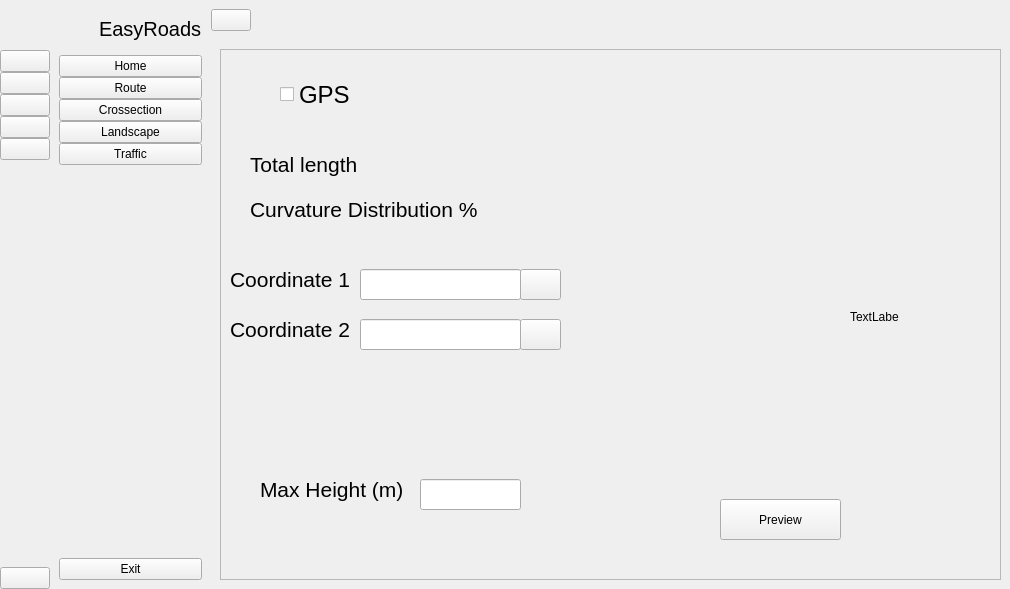
<?xml version="1.0" encoding="UTF-8"?>
<ui version="4.0">
 <class>MainWindow</class>
 <widget class="QMainWindow" name="MainWindow">
  <property name="geometry">
   <rect>
    <x>0</x>
    <y>0</y>
    <width>1010</width>
    <height>589</height>
   </rect>
  </property>
  <property name="windowTitle">
   <string>EasyRoads</string>
  </property>
  <property name="windowIcon">
   <iconset>
    <normaloff>../../../../Qt/icons/road-route-map-icon.png</normaloff>../../../../Qt/icons/road-route-map-icon.png</iconset>
  </property>
  <widget class="QWidget" name="centralwidget">
   <layout class="QHBoxLayout" name="horizontalLayout_6">
    <property name="spacing">
     <number>0</number>
    </property>
    <property name="leftMargin">
     <number>0</number>
    </property>
    <property name="topMargin">
     <number>0</number>
    </property>
    <property name="rightMargin">
     <number>0</number>
    </property>
    <property name="bottomMargin">
     <number>0</number>
    </property>
    <item>
     <widget class="QWidget" name="icon_only_widget" native="true">
      <layout class="QVBoxLayout" name="verticalLayout_3">
       <property name="spacing">
        <number>0</number>
       </property>
       <property name="leftMargin">
        <number>0</number>
       </property>
       <property name="topMargin">
        <number>0</number>
       </property>
       <property name="rightMargin">
        <number>0</number>
       </property>
       <property name="bottomMargin">
        <number>0</number>
       </property>
       <item>
        <layout class="QHBoxLayout" name="horizontalLayout_3">
         <item>
          <widget class="QLabel" name="logo_label_1">
           <property name="minimumSize">
            <size>
             <width>50</width>
             <height>50</height>
            </size>
           </property>
           <property name="maximumSize">
            <size>
             <width>50</width>
             <height>50</height>
            </size>
           </property>
           <property name="text">
            <string/>
           </property>
           <property name="pixmap">
            <pixmap>icons/road-route-map-icon.png</pixmap>
           </property>
           <property name="scaledContents">
            <bool>true</bool>
           </property>
          </widget>
         </item>
        </layout>
       </item>
       <item>
        <layout class="QVBoxLayout" name="verticalLayout">
         <property name="spacing">
          <number>0</number>
         </property>
         <item>
          <widget class="QPushButton" name="home_btn_1">
           <property name="layoutDirection">
            <enum>Qt::LeftToRight</enum>
           </property>
           <property name="text">
            <string/>
           </property>
           <property name="icon">
            <iconset>
             <normaloff>icons/home.png</normaloff>icons/home.png</iconset>
           </property>
           <property name="iconSize">
            <size>
             <width>20</width>
             <height>20</height>
            </size>
           </property>
           <property name="checkable">
            <bool>true</bool>
           </property>
           <property name="autoExclusive">
            <bool>true</bool>
           </property>
          </widget>
         </item>
         <item>
          <widget class="QPushButton" name="route_btn_1">
           <property name="text">
            <string/>
           </property>
           <property name="icon">
            <iconset>
             <normaloff>icons/map.png</normaloff>icons/map.png</iconset>
           </property>
           <property name="iconSize">
            <size>
             <width>20</width>
             <height>20</height>
            </size>
           </property>
           <property name="checkable">
            <bool>true</bool>
           </property>
           <property name="autoExclusive">
            <bool>true</bool>
           </property>
          </widget>
         </item>
         <item>
          <widget class="QPushButton" name="crossection_btn_1">
           <property name="text">
            <string/>
           </property>
           <property name="icon">
            <iconset>
             <normaloff>icons/road.png</normaloff>icons/road.png</iconset>
           </property>
           <property name="iconSize">
            <size>
             <width>20</width>
             <height>20</height>
            </size>
           </property>
           <property name="checkable">
            <bool>true</bool>
           </property>
           <property name="autoExclusive">
            <bool>true</bool>
           </property>
          </widget>
         </item>
         <item>
          <widget class="QPushButton" name="landscape_btn_1">
           <property name="text">
            <string/>
           </property>
           <property name="icon">
            <iconset>
             <normaloff>icons/tree.png</normaloff>icons/tree.png</iconset>
           </property>
           <property name="iconSize">
            <size>
             <width>20</width>
             <height>20</height>
            </size>
           </property>
           <property name="checkable">
            <bool>true</bool>
           </property>
           <property name="autoExclusive">
            <bool>true</bool>
           </property>
          </widget>
         </item>
         <item>
          <widget class="QPushButton" name="traffic_btn_1">
           <property name="layoutDirection">
            <enum>Qt::LeftToRight</enum>
           </property>
           <property name="text">
            <string/>
           </property>
           <property name="icon">
            <iconset>
             <normaloff>icons/car.png</normaloff>icons/car.png</iconset>
           </property>
           <property name="iconSize">
            <size>
             <width>20</width>
             <height>20</height>
            </size>
           </property>
           <property name="checkable">
            <bool>true</bool>
           </property>
           <property name="autoExclusive">
            <bool>true</bool>
           </property>
          </widget>
         </item>
        </layout>
       </item>
       <item>
        <spacer name="verticalSpacer">
         <property name="orientation">
          <enum>Qt::Vertical</enum>
         </property>
         <property name="sizeHint" stdset="0">
          <size>
           <width>20</width>
           <height>375</height>
          </size>
         </property>
        </spacer>
       </item>
       <item>
        <widget class="QPushButton" name="exit_btn_1">
         <property name="text">
          <string/>
         </property>
         <property name="icon">
          <iconset>
           <normaloff>icons/cross.png</normaloff>icons/cross.png</iconset>
         </property>
         <property name="iconSize">
          <size>
           <width>20</width>
           <height>20</height>
          </size>
         </property>
        </widget>
       </item>
      </layout>
     </widget>
    </item>
    <item>
     <widget class="QWidget" name="full_menu_widget" native="true">
      <property name="styleSheet">
       <string notr="true">color = blue;</string>
      </property>
      <layout class="QVBoxLayout" name="verticalLayout_4">
       <item>
        <layout class="QHBoxLayout" name="horizontalLayout_2">
         <property name="spacing">
          <number>0</number>
         </property>
         <item>
          <widget class="QLabel" name="logo_label_2">
           <property name="minimumSize">
            <size>
             <width>40</width>
             <height>40</height>
            </size>
           </property>
           <property name="maximumSize">
            <size>
             <width>40</width>
             <height>40</height>
            </size>
           </property>
           <property name="text">
            <string/>
           </property>
           <property name="pixmap">
            <pixmap>icons/road-route-map-icon.png</pixmap>
           </property>
           <property name="scaledContents">
            <bool>true</bool>
           </property>
          </widget>
         </item>
         <item>
          <widget class="QLabel" name="logo_label_3">
           <property name="font">
            <font>
             <pointsize>15</pointsize>
            </font>
           </property>
           <property name="text">
            <string>EasyRoads</string>
           </property>
          </widget>
         </item>
        </layout>
       </item>
       <item>
        <layout class="QVBoxLayout" name="verticalLayout_2">
         <property name="spacing">
          <number>0</number>
         </property>
         <item>
          <widget class="QPushButton" name="home_btn_2">
           <property name="text">
            <string>Home</string>
           </property>
           <property name="icon">
            <iconset>
             <normaloff>icons/home.png</normaloff>icons/home.png</iconset>
           </property>
           <property name="iconSize">
            <size>
             <width>14</width>
             <height>14</height>
            </size>
           </property>
           <property name="checkable">
            <bool>true</bool>
           </property>
           <property name="autoExclusive">
            <bool>true</bool>
           </property>
          </widget>
         </item>
         <item>
          <widget class="QPushButton" name="route_btn_2">
           <property name="text">
            <string>Route</string>
           </property>
           <property name="icon">
            <iconset>
             <normaloff>icons/map.png</normaloff>icons/map.png</iconset>
           </property>
           <property name="iconSize">
            <size>
             <width>14</width>
             <height>14</height>
            </size>
           </property>
           <property name="checkable">
            <bool>true</bool>
           </property>
           <property name="autoExclusive">
            <bool>true</bool>
           </property>
          </widget>
         </item>
         <item>
          <widget class="QPushButton" name="crossection_btn_2">
           <property name="text">
            <string>Crossection</string>
           </property>
           <property name="icon">
            <iconset>
             <normaloff>icons/road.png</normaloff>icons/road.png</iconset>
           </property>
           <property name="iconSize">
            <size>
             <width>14</width>
             <height>14</height>
            </size>
           </property>
           <property name="checkable">
            <bool>true</bool>
           </property>
           <property name="autoExclusive">
            <bool>true</bool>
           </property>
          </widget>
         </item>
         <item>
          <widget class="QPushButton" name="landscape_btn_2">
           <property name="text">
            <string>Landscape</string>
           </property>
           <property name="icon">
            <iconset>
             <normaloff>icons/tree.png</normaloff>icons/tree.png</iconset>
           </property>
           <property name="iconSize">
            <size>
             <width>14</width>
             <height>14</height>
            </size>
           </property>
           <property name="checkable">
            <bool>true</bool>
           </property>
           <property name="autoExclusive">
            <bool>true</bool>
           </property>
          </widget>
         </item>
         <item>
          <widget class="QPushButton" name="traffic_btn_2">
           <property name="text">
            <string>Traffic</string>
           </property>
           <property name="icon">
            <iconset>
             <normaloff>../../../../Qt/icons/icons/car.png</normaloff>../../../../Qt/icons/icons/car.png</iconset>
           </property>
           <property name="iconSize">
            <size>
             <width>14</width>
             <height>14</height>
            </size>
           </property>
           <property name="checkable">
            <bool>true</bool>
           </property>
           <property name="autoExclusive">
            <bool>true</bool>
           </property>
          </widget>
         </item>
        </layout>
       </item>
       <item>
        <spacer name="verticalSpacer_2">
         <property name="orientation">
          <enum>Qt::Vertical</enum>
         </property>
         <property name="sizeHint" stdset="0">
          <size>
           <width>20</width>
           <height>373</height>
          </size>
         </property>
        </spacer>
       </item>
       <item>
        <widget class="QPushButton" name="exit_btn_2">
         <property name="text">
          <string>Exit</string>
         </property>
         <property name="icon">
          <iconset>
           <normaloff>icons/cross.png</normaloff>icons/cross.png</iconset>
         </property>
         <property name="iconSize">
          <size>
           <width>20</width>
           <height>20</height>
          </size>
         </property>
        </widget>
       </item>
      </layout>
     </widget>
    </item>
    <item>
     <widget class="QWidget" name="widget_3" native="true">
      <layout class="QVBoxLayout" name="verticalLayout_5">
       <property name="spacing">
        <number>0</number>
       </property>
       <property name="leftMargin">
        <number>0</number>
       </property>
       <property name="topMargin">
        <number>0</number>
       </property>
       <property name="rightMargin">
        <number>0</number>
       </property>
       <property name="bottomMargin">
        <number>0</number>
       </property>
       <item>
        <widget class="QWidget" name="widget" native="true">
         <property name="minimumSize">
          <size>
           <width>0</width>
           <height>40</height>
          </size>
         </property>
         <layout class="QHBoxLayout" name="horizontalLayout_4">
          <property name="spacing">
           <number>0</number>
          </property>
          <property name="leftMargin">
           <number>0</number>
          </property>
          <property name="topMargin">
           <number>0</number>
          </property>
          <property name="rightMargin">
           <number>9</number>
          </property>
          <property name="bottomMargin">
           <number>0</number>
          </property>
          <item>
           <widget class="QPushButton" name="change_btn">
            <property name="text">
             <string/>
            </property>
            <property name="icon">
             <iconset>
              <normaloff>icons/ui-menu.png</normaloff>icons/ui-menu.png</iconset>
            </property>
            <property name="iconSize">
             <size>
              <width>20</width>
              <height>20</height>
             </size>
            </property>
            <property name="checkable">
             <bool>true</bool>
            </property>
           </widget>
          </item>
          <item>
           <spacer name="horizontalSpacer">
            <property name="orientation">
             <enum>Qt::Horizontal</enum>
            </property>
            <property name="sizeHint" stdset="0">
             <size>
              <width>236</width>
              <height>20</height>
             </size>
            </property>
           </spacer>
          </item>
          <item>
           <layout class="QHBoxLayout" name="horizontalLayout">
            <property name="spacing">
             <number>10</number>
            </property>
           </layout>
          </item>
          <item>
           <spacer name="horizontalSpacer_2">
            <property name="orientation">
             <enum>Qt::Horizontal</enum>
            </property>
            <property name="sizeHint" stdset="0">
             <size>
              <width>236</width>
              <height>20</height>
             </size>
            </property>
           </spacer>
          </item>
         </layout>
        </widget>
       </item>
       <item>
        <widget class="QStackedWidget" name="stackedWidget">
         <property name="currentIndex">
          <number>1</number>
         </property>
         <widget class="QWidget" name="home_page">
          <layout class="QGridLayout" name="gridLayout_2">
           <item row="0" column="0">
            <widget class="QFrame" name="home">
             <property name="frameShape">
              <enum>QFrame::StyledPanel</enum>
             </property>
             <property name="frameShadow">
              <enum>QFrame::Raised</enum>
             </property>
             <layout class="QVBoxLayout" name="verticalLayout_6">
              <item>
               <widget class="QLineEdit" name="course_name"/>
              </item>
              <item>
               <widget class="QLabel" name="label">
                <property name="text">
                 <string>Course Name</string>
                </property>
               </widget>
              </item>
              <item>
               <widget class="QCheckBox" name="save_data">
                <property name="text">
                 <string>Save Simulation Data</string>
                </property>
               </widget>
              </item>
              <item>
               <widget class="QPushButton" name="pushButton">
                <property name="text">
                 <string>Path: </string>
                </property>
               </widget>
              </item>
              <item>
               <widget class="QLabel" name="label_9">
                <property name="text">
                 <string>Default</string>
                </property>
               </widget>
              </item>
              <item>
               <widget class="QPushButton" name="reset">
                <property name="text">
                 <string>Reset</string>
                </property>
               </widget>
              </item>
              <item>
               <widget class="QPushButton" name="export_2">
                <property name="text">
                 <string>Export</string>
                </property>
               </widget>
              </item>
             </layout>
            </widget>
           </item>
          </layout>
         </widget>
         <widget class="QWidget" name="route_page">
          <layout class="QGridLayout" name="gridLayout_3">
           <item row="0" column="0">
            <widget class="QFrame" name="route">
             <property name="frameShape">
              <enum>QFrame::StyledPanel</enum>
             </property>
             <property name="frameShadow">
              <enum>QFrame::Raised</enum>
             </property>
             <widget class="QCheckBox" name="GPS">
              <property name="geometry">
               <rect>
                <x>60</x>
                <y>30</y>
                <width>71</width>
                <height>31</height>
               </rect>
              </property>
              <property name="font">
               <font>
                <pointsize>18</pointsize>
               </font>
              </property>
              <property name="text">
               <string>GPS</string>
              </property>
             </widget>
             <widget class="QLabel" name="label_4">
              <property name="geometry">
               <rect>
                <x>30</x>
                <y>100</y>
                <width>131</width>
                <height>31</height>
               </rect>
              </property>
              <property name="font">
               <font>
                <pointsize>16</pointsize>
               </font>
              </property>
              <property name="text">
               <string>Total length</string>
              </property>
             </widget>
             <widget class="QLabel" name="label_5">
              <property name="geometry">
               <rect>
                <x>30</x>
                <y>140</y>
                <width>241</width>
                <height>41</height>
               </rect>
              </property>
              <property name="font">
               <font>
                <pointsize>16</pointsize>
               </font>
              </property>
              <property name="text">
               <string>Curvature Distribution %</string>
              </property>
             </widget>
             <widget class="QLabel" name="label_6">
              <property name="geometry">
               <rect>
                <x>10</x>
                <y>210</y>
                <width>121</width>
                <height>41</height>
               </rect>
              </property>
              <property name="text">
               <string>&lt;html&gt;&lt;head/&gt;&lt;body&gt;&lt;p&gt;&lt;span style=&quot; font-size:16pt;&quot;&gt;Coordinate 1&lt;/span&gt;&lt;/p&gt;&lt;/body&gt;&lt;/html&gt;</string>
              </property>
             </widget>
             <widget class="QLabel" name="label_7">
              <property name="geometry">
               <rect>
                <x>10</x>
                <y>260</y>
                <width>131</width>
                <height>41</height>
               </rect>
              </property>
              <property name="text">
               <string>&lt;html&gt;&lt;head/&gt;&lt;body&gt;&lt;p&gt;&lt;span style=&quot; font-size:16pt;&quot;&gt;Coordinate 2&lt;/span&gt;&lt;/p&gt;&lt;/body&gt;&lt;/html&gt;</string>
              </property>
             </widget>
             <widget class="QPushButton" name="coordinate_1">
              <property name="geometry">
               <rect>
                <x>300</x>
                <y>220</y>
                <width>41</width>
                <height>31</height>
               </rect>
              </property>
              <property name="text">
               <string/>
              </property>
              <property name="icon">
               <iconset>
                <normaloff>../../../../Qt/icons/bonus/icons-32/map.png</normaloff>../../../../Qt/icons/bonus/icons-32/map.png</iconset>
              </property>
              <property name="iconSize">
               <size>
                <width>20</width>
                <height>20</height>
               </size>
              </property>
              <property name="checkable">
               <bool>false</bool>
              </property>
             </widget>
             <widget class="QPushButton" name="coordinate_2">
              <property name="geometry">
               <rect>
                <x>300</x>
                <y>270</y>
                <width>41</width>
                <height>31</height>
               </rect>
              </property>
              <property name="text">
               <string/>
              </property>
              <property name="icon">
               <iconset>
                <normaloff>../../../../Qt/icons/bonus/icons-32/map.png</normaloff>../../../../Qt/icons/bonus/icons-32/map.png</iconset>
              </property>
              <property name="iconSize">
               <size>
                <width>20</width>
                <height>20</height>
               </size>
              </property>
              <property name="checkable">
               <bool>false</bool>
              </property>
             </widget>
             <widget class="QPushButton" name="preview">
              <property name="geometry">
               <rect>
                <x>500</x>
                <y>450</y>
                <width>121</width>
                <height>41</height>
               </rect>
              </property>
              <property name="text">
               <string>Preview</string>
              </property>
             </widget>
             <widget class="QWidget" name="view_map" native="true">
              <property name="geometry">
               <rect>
                <x>480</x>
                <y>50</y>
                <width>381</width>
                <height>341</height>
               </rect>
              </property>
              <widget class="QLabel" name="label_11">
               <property name="geometry">
                <rect>
                 <x>150</x>
                 <y>210</y>
                 <width>49</width>
                 <height>16</height>
                </rect>
               </property>
               <property name="text">
                <string>TextLabel</string>
               </property>
              </widget>
             </widget>
             <widget class="QLabel" name="label_8">
              <property name="geometry">
               <rect>
                <x>40</x>
                <y>420</y>
                <width>151</width>
                <height>41</height>
               </rect>
              </property>
              <property name="text">
               <string>&lt;html&gt;&lt;head/&gt;&lt;body&gt;&lt;p&gt;&lt;span style=&quot; font-size:16pt;&quot;&gt;Max Height (m)&lt;/span&gt;&lt;/p&gt;&lt;/body&gt;&lt;/html&gt;</string>
              </property>
             </widget>
             <widget class="QLineEdit" name="coordinatedef_1">
              <property name="geometry">
               <rect>
                <x>140</x>
                <y>220</y>
                <width>161</width>
                <height>31</height>
               </rect>
              </property>
             </widget>
             <widget class="QLineEdit" name="coordinatedef_2">
              <property name="geometry">
               <rect>
                <x>140</x>
                <y>270</y>
                <width>161</width>
                <height>31</height>
               </rect>
              </property>
             </widget>
             <widget class="QLineEdit" name="height">
              <property name="geometry">
               <rect>
                <x>200</x>
                <y>430</y>
                <width>101</width>
                <height>31</height>
               </rect>
              </property>
             </widget>
            </widget>
           </item>
          </layout>
         </widget>
         <widget class="QWidget" name="crossection_page">
          <layout class="QGridLayout" name="gridLayout_4">
           <item row="0" column="0">
            <widget class="QFrame" name="frame">
             <property name="frameShape">
              <enum>QFrame::StyledPanel</enum>
             </property>
             <property name="frameShadow">
              <enum>QFrame::Raised</enum>
             </property>
             <layout class="QVBoxLayout" name="verticalLayout_7">
              <item>
               <widget class="QLabel" name="label_10">
                <property name="text">
                 <string>TextLabel</string>
                </property>
               </widget>
              </item>
             </layout>
            </widget>
           </item>
          </layout>
         </widget>
         <widget class="QWidget" name="landscape_page">
          <layout class="QHBoxLayout" name="horizontalLayout_5">
           <item>
            <widget class="QFrame" name="landscape">
             <property name="frameShape">
              <enum>QFrame::StyledPanel</enum>
             </property>
             <property name="frameShadow">
              <enum>QFrame::Raised</enum>
             </property>
             <layout class="QHBoxLayout" name="horizontalLayout_7">
              <item>
               <widget class="QLabel" name="label_2">
                <property name="font">
                 <font>
                  <pointsize>20</pointsize>
                 </font>
                </property>
                <property name="text">
                 <string>Landscape Left</string>
                </property>
               </widget>
              </item>
              <item>
               <widget class="QComboBox" name="landscape_left">
                <item>
                 <property name="text">
                  <string>Select One</string>
                 </property>
                </item>
                <item>
                 <property name="text">
                  <string>Alley1</string>
                 </property>
                </item>
                <item>
                 <property name="text">
                  <string>Alley2</string>
                 </property>
                </item>
                <item>
                 <property name="text">
                  <string>AncientVillage</string>
                 </property>
                </item>
                <item>
                 <property name="text">
                  <string>Bushes</string>
                 </property>
                </item>
                <item>
                 <property name="text">
                  <string>CityWall</string>
                 </property>
                </item>
                <item>
                 <property name="text">
                  <string>CountryVillage</string>
                 </property>
                </item>
                <item>
                 <property name="text">
                  <string>DryMeadow</string>
                 </property>
                </item>
                <item>
                 <property name="text">
                  <string>Farmed</string>
                 </property>
                </item>
                <item>
                 <property name="text">
                  <string>Forest</string>
                 </property>
                </item>
                <item>
                 <property name="text">
                  <string>FruitTree</string>
                 </property>
                </item>
                <item>
                 <property name="text">
                  <string>Grassland</string>
                 </property>
                </item>
                <item>
                 <property name="text">
                  <string>GroundFog</string>
                 </property>
                </item>
                <item>
                 <property name="text">
                  <string>Hedge</string>
                 </property>
                </item>
                <item>
                 <property name="text">
                  <string>Inhabited</string>
                 </property>
                </item>
                <item>
                 <property name="text">
                  <string>LeafForest</string>
                 </property>
                </item>
                <item>
                 <property name="text">
                  <string>Meadow</string>
                 </property>
                </item>
                <item>
                 <property name="text">
                  <string>Meadows</string>
                 </property>
                </item>
                <item>
                 <property name="text">
                  <string>RoadsideBush</string>
                 </property>
                </item>
                <item>
                 <property name="text">
                  <string>SoundBarrierMetal</string>
                 </property>
                </item>
                <item>
                 <property name="text">
                  <string>SoundBarrierWood</string>
                 </property>
                </item>
                <item>
                 <property name="text">
                  <string>Suburb</string>
                 </property>
                </item>
                <item>
                 <property name="text">
                  <string>Tunnel</string>
                 </property>
                </item>
                <item>
                 <property name="text">
                  <string>Wooded</string>
                 </property>
                </item>
               </widget>
              </item>
              <item>
               <widget class="QLabel" name="label_3">
                <property name="font">
                 <font>
                  <pointsize>20</pointsize>
                 </font>
                </property>
                <property name="text">
                 <string>Landscape Right</string>
                </property>
               </widget>
              </item>
              <item>
               <widget class="QComboBox" name="landscape_right">
                <item>
                 <property name="text">
                  <string>Select One</string>
                 </property>
                </item>
                <item>
                 <property name="text">
                  <string>Alley1</string>
                 </property>
                </item>
                <item>
                 <property name="text">
                  <string>Alley2</string>
                 </property>
                </item>
                <item>
                 <property name="text">
                  <string>AncientVillage</string>
                 </property>
                </item>
                <item>
                 <property name="text">
                  <string>Bushes</string>
                 </property>
                </item>
                <item>
                 <property name="text">
                  <string>CityWall</string>
                 </property>
                </item>
                <item>
                 <property name="text">
                  <string>CountryVillage</string>
                 </property>
                </item>
                <item>
                 <property name="text">
                  <string>DryMeadow</string>
                 </property>
                </item>
                <item>
                 <property name="text">
                  <string>Farmed</string>
                 </property>
                </item>
                <item>
                 <property name="text">
                  <string>Forest</string>
                 </property>
                </item>
                <item>
                 <property name="text">
                  <string>FruitTree</string>
                 </property>
                </item>
                <item>
                 <property name="text">
                  <string>Grassland</string>
                 </property>
                </item>
                <item>
                 <property name="text">
                  <string>GroundFog</string>
                 </property>
                </item>
                <item>
                 <property name="text">
                  <string>Hedge</string>
                 </property>
                </item>
                <item>
                 <property name="text">
                  <string>Inhabited</string>
                 </property>
                </item>
                <item>
                 <property name="text">
                  <string>LeafForest</string>
                 </property>
                </item>
                <item>
                 <property name="text">
                  <string>Meadow</string>
                 </property>
                </item>
                <item>
                 <property name="text">
                  <string>Meadows</string>
                 </property>
                </item>
                <item>
                 <property name="text">
                  <string>RoadsideBush</string>
                 </property>
                </item>
                <item>
                 <property name="text">
                  <string>SoundBarrierMetal</string>
                 </property>
                </item>
                <item>
                 <property name="text">
                  <string>SoundBarrierWood</string>
                 </property>
                </item>
                <item>
                 <property name="text">
                  <string>Suburb</string>
                 </property>
                </item>
                <item>
                 <property name="text">
                  <string>Tunnel</string>
                 </property>
                </item>
                <item>
                 <property name="text">
                  <string>Wooded</string>
                 </property>
                </item>
               </widget>
              </item>
             </layout>
            </widget>
           </item>
          </layout>
         </widget>
         <widget class="QWidget" name="traffic_page">
          <layout class="QGridLayout" name="gridLayout_6">
           <item row="0" column="0">
            <widget class="QLabel" name="traffic_page_2">
             <property name="font">
              <font>
               <pointsize>20</pointsize>
              </font>
             </property>
             <property name="text">
              <string>Traffic Page</string>
             </property>
             <property name="alignment">
              <set>Qt::AlignCenter</set>
             </property>
            </widget>
           </item>
          </layout>
         </widget>
        </widget>
       </item>
      </layout>
     </widget>
    </item>
   </layout>
  </widget>
 </widget>
 <resources>
  <include location="../../Downloads/PyQt5-Video-Book-main/PyQt5-Video-Book-main/#010_sidebar/resource.qrc"/>
  <include location="../../Downloads/PyQt5-Video-Book-main/PyQt5-Video-Book-main/#010_sidebar/resource.qrc"/>
 </resources>
 <connections>
  <connection>
   <sender>change_btn</sender>
   <signal>toggled(bool)</signal>
   <receiver>icon_only_widget</receiver>
   <slot>setVisible(bool)</slot>
   <hints>
    <hint type="sourcelabel">
     <x>197</x>
     <y>23</y>
    </hint>
    <hint type="destinationlabel">
     <x>50</x>
     <y>362</y>
    </hint>
   </hints>
  </connection>
  <connection>
   <sender>change_btn</sender>
   <signal>toggled(bool)</signal>
   <receiver>full_menu_widget</receiver>
   <slot>setHidden(bool)</slot>
   <hints>
    <hint type="sourcelabel">
     <x>188</x>
     <y>25</y>
    </hint>
    <hint type="destinationlabel">
     <x>173</x>
     <y>257</y>
    </hint>
   </hints>
  </connection>
  <connection>
   <sender>home_btn_1</sender>
   <signal>toggled(bool)</signal>
   <receiver>home_btn_2</receiver>
   <slot>setChecked(bool)</slot>
   <hints>
    <hint type="sourcelabel">
     <x>27</x>
     <y>69</y>
    </hint>
    <hint type="destinationlabel">
     <x>72</x>
     <y>76</y>
    </hint>
   </hints>
  </connection>
  <connection>
   <sender>route_btn_1</sender>
   <signal>toggled(bool)</signal>
   <receiver>route_btn_2</receiver>
   <slot>setChecked(bool)</slot>
   <hints>
    <hint type="sourcelabel">
     <x>33</x>
     <y>100</y>
    </hint>
    <hint type="destinationlabel">
     <x>67</x>
     <y>99</y>
    </hint>
   </hints>
  </connection>
  <connection>
   <sender>crossection_btn_1</sender>
   <signal>toggled(bool)</signal>
   <receiver>crossection_btn_2</receiver>
   <slot>setChecked(bool)</slot>
   <hints>
    <hint type="sourcelabel">
     <x>33</x>
     <y>123</y>
    </hint>
    <hint type="destinationlabel">
     <x>69</x>
     <y>125</y>
    </hint>
   </hints>
  </connection>
  <connection>
   <sender>landscape_btn_1</sender>
   <signal>toggled(bool)</signal>
   <receiver>landscape_btn_2</receiver>
   <slot>setChecked(bool)</slot>
   <hints>
    <hint type="sourcelabel">
     <x>24</x>
     <y>148</y>
    </hint>
    <hint type="destinationlabel">
     <x>72</x>
     <y>148</y>
    </hint>
   </hints>
  </connection>
  <connection>
   <sender>traffic_btn_1</sender>
   <signal>toggled(bool)</signal>
   <receiver>traffic_btn_2</receiver>
   <slot>setChecked(bool)</slot>
   <hints>
    <hint type="sourcelabel">
     <x>33</x>
     <y>177</y>
    </hint>
    <hint type="destinationlabel">
     <x>67</x>
     <y>172</y>
    </hint>
   </hints>
  </connection>
  <connection>
   <sender>home_btn_2</sender>
   <signal>toggled(bool)</signal>
   <receiver>home_btn_1</receiver>
   <slot>setChecked(bool)</slot>
   <hints>
    <hint type="sourcelabel">
     <x>70</x>
     <y>63</y>
    </hint>
    <hint type="destinationlabel">
     <x>41</x>
     <y>60</y>
    </hint>
   </hints>
  </connection>
  <connection>
   <sender>route_btn_2</sender>
   <signal>toggled(bool)</signal>
   <receiver>route_btn_1</receiver>
   <slot>setChecked(bool)</slot>
   <hints>
    <hint type="sourcelabel">
     <x>160</x>
     <y>99</y>
    </hint>
    <hint type="destinationlabel">
     <x>26</x>
     <y>90</y>
    </hint>
   </hints>
  </connection>
  <connection>
   <sender>crossection_btn_2</sender>
   <signal>toggled(bool)</signal>
   <receiver>crossection_btn_1</receiver>
   <slot>setChecked(bool)</slot>
   <hints>
    <hint type="sourcelabel">
     <x>143</x>
     <y>112</y>
    </hint>
    <hint type="destinationlabel">
     <x>39</x>
     <y>114</y>
    </hint>
   </hints>
  </connection>
  <connection>
   <sender>landscape_btn_2</sender>
   <signal>toggled(bool)</signal>
   <receiver>landscape_btn_1</receiver>
   <slot>setChecked(bool)</slot>
   <hints>
    <hint type="sourcelabel">
     <x>162</x>
     <y>142</y>
    </hint>
    <hint type="destinationlabel">
     <x>43</x>
     <y>144</y>
    </hint>
   </hints>
  </connection>
  <connection>
   <sender>traffic_btn_2</sender>
   <signal>toggled(bool)</signal>
   <receiver>traffic_btn_1</receiver>
   <slot>setChecked(bool)</slot>
   <hints>
    <hint type="sourcelabel">
     <x>162</x>
     <y>163</y>
    </hint>
    <hint type="destinationlabel">
     <x>39</x>
     <y>184</y>
    </hint>
   </hints>
  </connection>
  <connection>
   <sender>exit_btn_2</sender>
   <signal>clicked()</signal>
   <receiver>MainWindow</receiver>
   <slot>close()</slot>
   <hints>
    <hint type="sourcelabel">
     <x>126</x>
     <y>584</y>
    </hint>
    <hint type="destinationlabel">
     <x>284</x>
     <y>606</y>
    </hint>
   </hints>
  </connection>
  <connection>
   <sender>exit_btn_1</sender>
   <signal>clicked()</signal>
   <receiver>MainWindow</receiver>
   <slot>close()</slot>
   <hints>
    <hint type="sourcelabel">
     <x>34</x>
     <y>592</y>
    </hint>
    <hint type="destinationlabel">
     <x>47</x>
     <y>626</y>
    </hint>
   </hints>
  </connection>
 </connections>
</ui>
